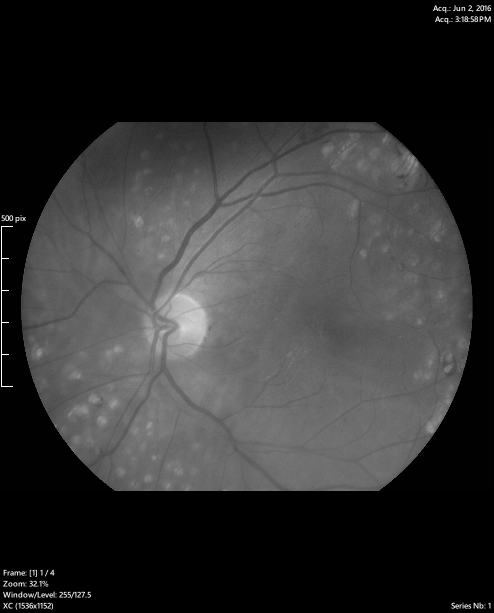
#> input picture retina.tif, 494 x 613 px
$ jupyter execute Processamento_de_Imagem.ipynb
#> lines starting #> are read from the running program, lines starting #| are printed output that depends on the picture
<a href="https://colab.research.google.com/github/raphaelPinheiro26/Processamento-de-Sinais-e-Imagens---Fatec-RP/blob/main/Processamento_de_Imagem.ipynb" target="_parent"></a>

Processamento de Sinais e Imagens Biomédicas (Sistemas Biomédicos)

Instruções:

*   Leia com atenção toda a parte introdutória, pois fará diferença para esta e demais listas!
*   Deve-se colocar comentários nos códigos desenvolvidos.
*   As perguntas devem ser respondidas também como comentários no arquivo.
*   Colocar seu nome e número da matricula abaixo.
*   Quaisquer problemas na execução das listas, entrar em contato com o professor.
*   Depois de terminados os exercícios, deve ser gerado um arquivo extensão .ipynb para ser enviado ao professor pelo TEAMS da disciplina até a data máxima de entrega.
*   Caso não seja enviado - ou identifique-se cópia - o aluno ficará sem nota.

---

`Nome: `

`Número FATEC: `

`e-mail: `

### Introdução:

Nesta lista de exercícios vamos estudar imagens. Sinais e imagens compartilham do mesmo principio. Enquanto sinais são vetores de uma dimensão, Imagens são vetores de 2 ou 3 dimensões, ou seja, uma matriz Sobre esta lista, iremos abordar histogramas, transformações de intensidade ponto a ponto, equalização de histogramas, filtros passa-baixa, passa-alta e processamento de pixel de borda. Primeiramente, vamos importar as bibliotecas que iremos utilizar:

[cell 1]
import numpy as np
import matplotlib.pyplot as plt
import cv2 as cv
import os

from scipy.io import loadmat
from IPython.display import HTML
from base64 import b64encode

### 1) Visualização de histogramas (Nota: 3.0/10.0)

Então, o que é histograma? Você pode considerar o histograma como um gráfico (ou plotagem) que dá uma ideia geral sobre a distribuição da intensidade dos pixels de uma imagem. É um gráfico que indica os valores de intensidade dos pixels (variando de 0 a 255, caso a quantização seja realizada em 8 bits), no eixo X, e o número de pixels na imagem com a intensidade correspondente, no eixo Y.

É apenas outra forma de entender a imagem. Olhando para o histograma de uma imagem, você tem uma intuição sobre o contraste, brilho, distribuição de intensidade, etc. Quase todas as ferramentas de processamento de imagem oferecem recursos de histograma.

<center></center>

<center><caption><b> Figura 1:</b> Exemplo de histograma.</b></caption></center>
<caption><center> Referência: <a href="https://docs.opencv.org/master/d1/db7/tutorial_py_histogram_begins.html">Histograms - OpenCV</a>.</center></caption>

**Exercício:**

1. Mostre a imagem ```xc.tif``` e seu histograma com o número de *bins* diferentes. Utilize ```bins=50``` e ```bins=100``` e comente os resultados.
2. A que parte da imagem corresponde cada agrupamento de pixels apresentado no histograma? Identifique os "vales" presentes no histograma e mostre a imagem novamente limitando a faixa de intensidades a ser exibida dentro da faixa de valores correspondente a cada agrupamento do histograma. Para isso, utilize os parametros ```vmin``` e ```vmax``` do ```plt.imshow```.

*ATENÇÂO:* Utilize a função [plt.hist](https://matplotlib.org/3.3.1/api/_as_gen/matplotlib.pyplot.hist.html). O intuito é que vcs pesquisem mais informações sobre histograma e sobre a função nos fóruns do python e entendam como funciona.

*DICA:* Te garanto que é legal fazer isso!

*Ex:*
``` python
plt.hist(imagem_aqui.flatten(),bins=XX,density=False,range=(0,255))
```

[cell 2]
retina = cv.imread("retina.tif",cv.IMREAD_UNCHANGED ) #colocando a imagem na variável retina
#> retina is the input picture: shape (613, 494, 3); min 0, max 255, mean 49.2

## -- Seu código começa AQUI -- ##


## -- Seu código termina AQUI -- ##

#COMENTÁRIO:

### 2) Transformação de intensidades (Nota: 3.0/10.0)

As técnicas de processamento no domínio espacial operam diretamente nos pixels da imagem. A expressão geral para a função de transformação nos níveis de cinza pode ser dada por:

$$g(x,y) = T[f(x,y)],$$

sendo $f(x,y)$ a imagem de entrada e $g(x,y)$ a imagem de saída ou imagem processada. $T$ é um operador em $f$.

2.1) Transformação linear:

Um exemplo de função de transformação é a linear, tal que:

$$g(x,y) = c \times f(x,y) + b,$$

onde $c$ é uma constante que controla o contraste, e $b$, o brilho.

**Exercício:**

1. Aplique uma transformação linear na imagem ```tomo.tif``` de modo a alargar seu histograma para toda a faixa de valores de dados do tipo ```8 bits```. Ou seja, encontre um valor de $c$ e $b$ para que o histograma imagem esteja na faixa de 0 a 255.

2. Use a transformação linear na imagem ```tomo.tif``` para fazer o efeito ```negativo```, ou seja inverter as cores. Plote o seu histograma e comente os resultados.

[cell 3]
#@title Dica - Use o Slider para os valores de C e B { run: "auto" }

slider = 199 #@param {type:"slider", min:0, max:480, step:1}
#nome da variável = valor inicial {minimo =0 e máximo = 480, passo =1 em 1}
#dica: depois de definido o valor, clique em "Run Cell" (executar)

[cell 4]
tomo = cv.imread("tomo.tif",cv.IMREAD_UNCHANGED ) #colocando a imagem na variável tomo
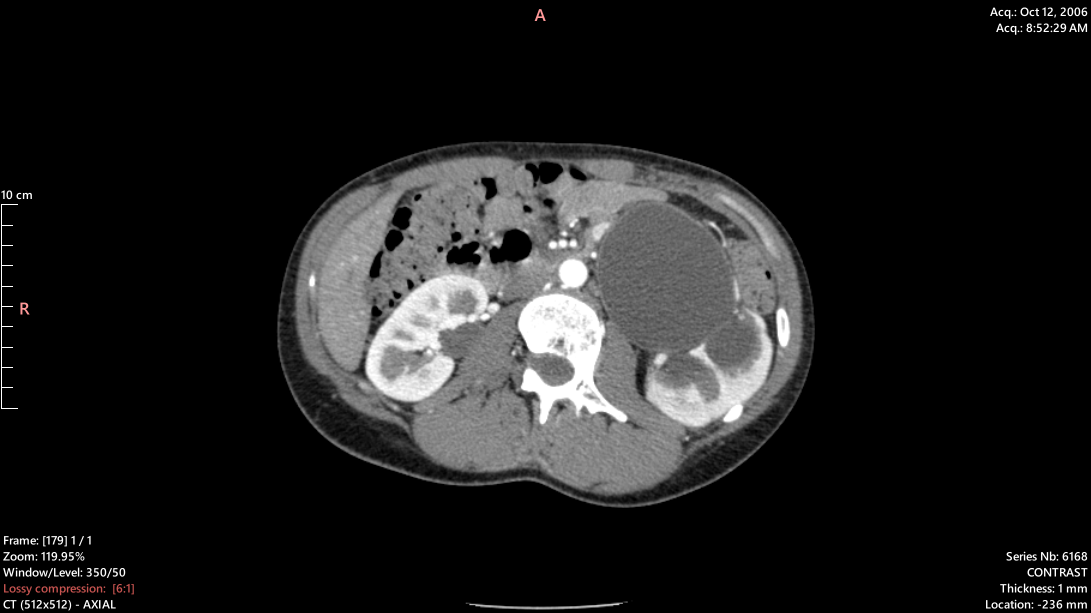
#> input picture tomo.tif, 1091 x 613 px
#> tomo is the input picture: shape (613, 1091, 3); mean B, G, R 30, 30, 30.1

## -- Seu código começa AQUI -- ##


## -- Seu código termina AQUI -- ##

#COMENTÁRIO:

### 3) Resutauração de Imagens  (Nota: 4.0/10.0)

Algumas vezes a captura da imagem não foi boa o suficiente para se obter o diagnóstico. Quando o probrla está no brilho e contraste, podemos usar a transformação linear para tentar restaurar parte das informações da imagem

**Exercício:**

1. Aplique uma transformação linear na imagem ```xc.tif``` de modo a trazer as informações escondidas no fundo da retina.

2. Plote os Histogramas antes e depois e comente os resultados.

3. assista o vídeo  [ Contrastes e Densidade:](https://www.youtube.com/watch?v=Ne-cigxWhAU) (Pule a parte da questão) e comente sobre qual a relação de KVP e MAS com o brilho e contraste em imagens de RX

**DICA:** Use o slider para Contrastes e outro para o Brilho.

[cell 5]
xc = cv.imread("xc.tif",cv.IMREAD_UNCHANGED ) #colocando a imagem na variável xc
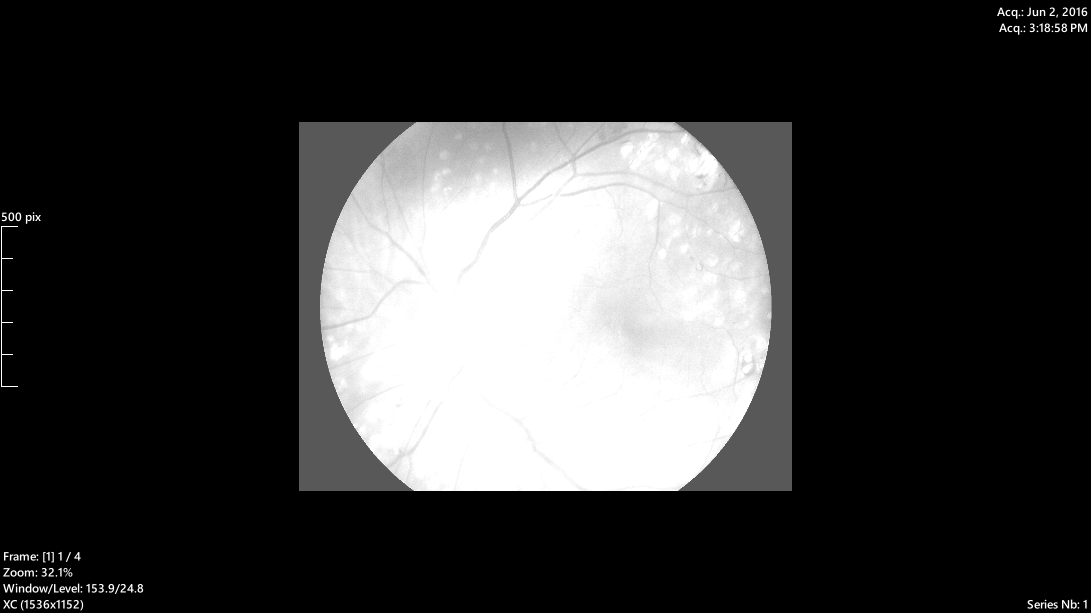
#> input picture xc.tif, 1091 x 613 px
#> xc is the input picture: shape (613, 1091, 3); min 0, max 255, mean 58.1

## -- Seu código começa AQUI -- ##


## -- Seu código termina AQUI -- ##

#COMENTÁRIO:
